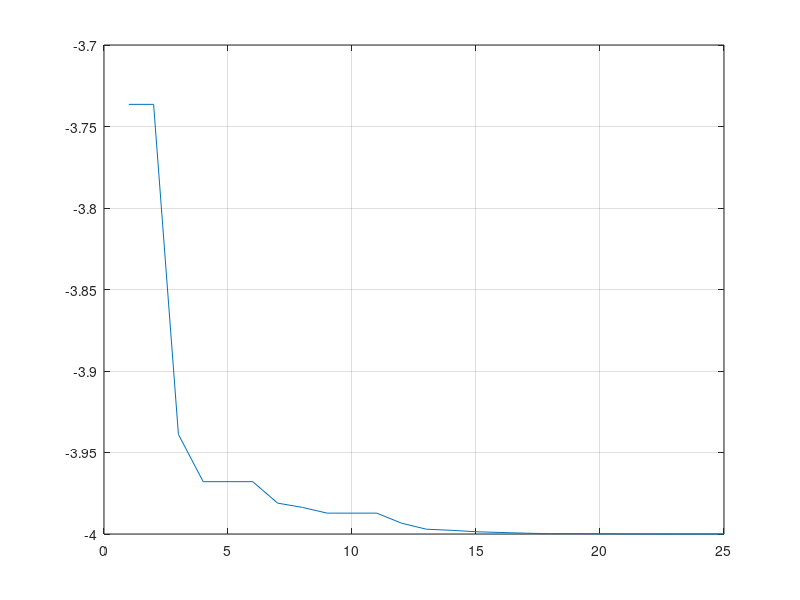

Here is the MATLAB script that generated this plot:
clear;
close;
clc;
PopulationSize=30;
Dimensions = 2;
Xmin = -10;
Xmax = 10;
Vmin = -10;
Vmax = 10;
c1= 2;
c2= 2;
w = 0.5;
MaxIterations = 25;
%a2=randi([-10 10],1,1);
%a0=randi([-10 10],1,1);
%a1=randi([-10 10],1,1);

a2=1
a1=0
a0=-4

%if a2*a0 <0
%    a2=abs(a2);
%   a0=abs(a0);
%end
%while a1 < sqrt(4*a2*a0)
%    a1 = randi([-10 10],1,1);
%end
%a1=round(sqrt(4*a2*a0))+ abs(randi([-10 10],1,1));
%..........................initialization..................................
Positions_X  = Xmin+(Xmax-Xmin)*rand(PopulationSize,Dimensions);
%Positions_X
Velocities_V = Vmin+(Vmax-Vmin)*rand(PopulationSize,Dimensions);
%Velocities_V
%-------------We just created random particles having random velocities----
PBestPositions = Positions_X;
%----- Initial P_Best_Positions are the same as the  Positions_X-----------
for Particle=1:PopulationSize
    PBestFitnesses(Particle) = (a2*sum(Positions_X(Particle,:).^2))+(a1*sum(Positions_X(Particle,:) ))+a0;
    %PBestFitnesses(Particle)
end
[LBestFitness,LBestIndex] = min(PBestFitnesses);
LBestPosition = PBestPositions(LBestIndex,:);
%LBestPosition
%.....................intialization of population ,pbestfitness,........
%.....................pbestposition, LBestposition.......................
for Iteration = 1:MaxIterations
    tic
    w = 0.9 - 0.8 * Iteration/MaxIterations;
    %a2=randi([-10 10],1,1);
    %a0=randi([-10 10],1,1);
    %a1=randi([-10 10],1,1);
    %if a2*a0 <0
    %    a2=abs(a2);
    %    a0=abs(a0);
    %end
    %while a1 < sqrt(4*a2*a0)
    %    a1 = randi([-10 10],1,1);
    %end
    %a1=round(sqrt(4*a2*a0))+ abs(randi([-10 10],1,1));
    a2=1;
    a1=0;
    a0=-4;
    for Particle = 1: PopulationSize
        Intertia              = w * Velocities_V(Particle,:);
        CognitionAcceleration = c1*rand*(-Positions_X(Particle,:)+ PBestPositions(Particle,:));
        SocialAcceleration    = c2*rand*(-Positions_X(Particle,:)+ LBestPosition);
        Velocities_V(Particle,:) = Intertia + CognitionAcceleration + SocialAcceleration;
        CurrentParticleVelocity = Velocities_V(Particle,:);
        %................Velocity Update..........................
        CurrentParticleVelocity(CurrentParticleVelocity > Vmax)=Vmax;
        CurrentParticleVelocity(CurrentParticleVelocity < Vmin)=Vmin;
        Velocities_V(Particle,:)= CurrentParticleVelocity;
        %...................Velocity Clamping......................
        CurrentPosition = Positions_X(Particle,:);
        NewPosition = CurrentPosition + Velocities_V(Particle,:);
        %NewPosition
        NewPosition(NewPosition > Xmax) = Xmax;
        NewPosition(NewPosition < Xmin) = Xmin;
        %..................Position Clamping....................
        Positions_X(Particle,:) = NewPosition;
        %...................Position Update........................
        %Newfitness = sum(NewPosition.^2);
        Newfitness=(a2*sum(NewPosition.^2))+(a1*sum(NewPosition))+a0;
        if Newfitness < PBestFitnesses(Particle)
            PBestFitnesses(Particle) = Newfitness;
            PBestPositions(Particle,:) = NewPosition;
        end
        %.................Update the PBest.................................
        if Newfitness < LBestFitness
            LBestFitness  = Newfitness;
            LBestPosition = NewPosition;
        end  
        %.................Update the LBest.................................
    end
    fprintf('a2: %d a1: %d a0: %d  Iteration: %d   Bset Fitness: %e ',a2,  a1,  a0,Iteration, LBestFitness);
    g=sprintf('%d ', CurrentPosition);
    fprintf(' Roots X1 X2: %s ',g)
    BestFitness(Iteration) = LBestFitness;
    toc
    end
plot(BestFitness);grid on;
LBestPosition